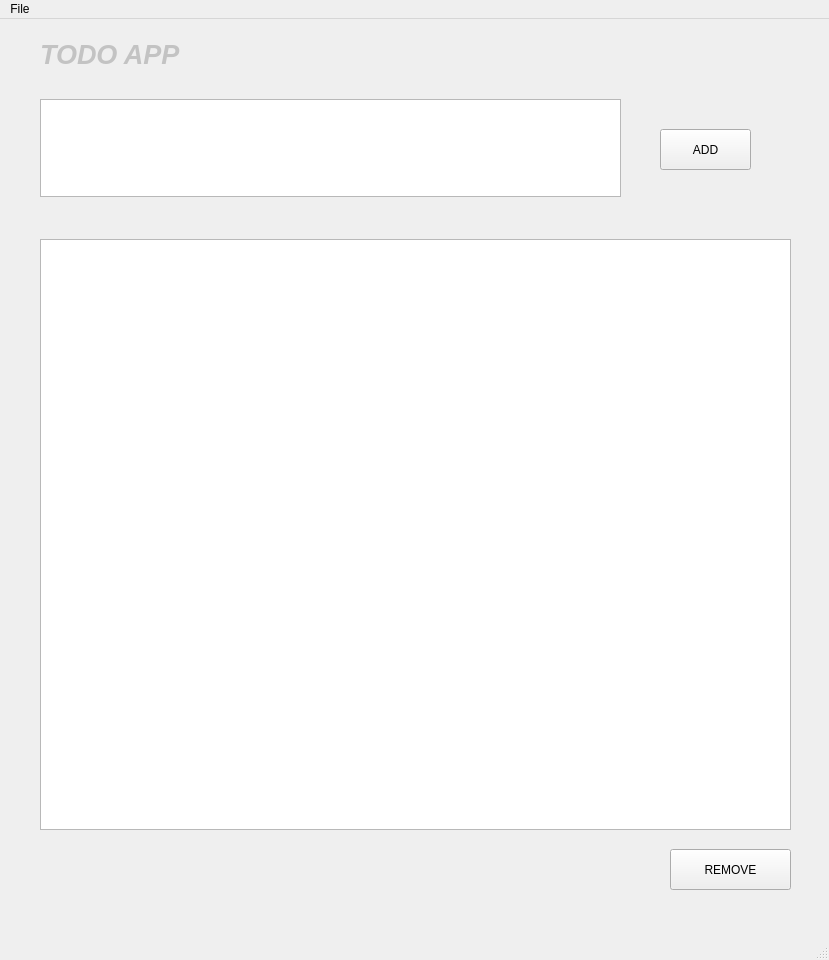
<?xml version="1.0" encoding="UTF-8"?>
<ui version="4.0">
 <class>MainWindow</class>
 <widget class="QMainWindow" name="MainWindow">
  <property name="geometry">
   <rect>
    <x>0</x>
    <y>0</y>
    <width>829</width>
    <height>960</height>
   </rect>
  </property>
  <property name="windowTitle">
   <string>MainWindow</string>
  </property>
  <widget class="QWidget" name="centralwidget">
   <widget class="QPushButton" name="add_btn">
    <property name="geometry">
     <rect>
      <x>660</x>
      <y>110</y>
      <width>91</width>
      <height>41</height>
     </rect>
    </property>
    <property name="sizePolicy">
     <sizepolicy hsizetype="Minimum" vsizetype="Fixed">
      <horstretch>1</horstretch>
      <verstretch>0</verstretch>
     </sizepolicy>
    </property>
    <property name="text">
     <string>ADD</string>
    </property>
   </widget>
   <widget class="QPushButton" name="remove_btn">
    <property name="geometry">
     <rect>
      <x>670</x>
      <y>830</y>
      <width>121</width>
      <height>41</height>
     </rect>
    </property>
    <property name="text">
     <string>REMOVE</string>
    </property>
   </widget>
   <widget class="QLabel" name="label">
    <property name="geometry">
     <rect>
      <x>40</x>
      <y>10</y>
      <width>211</width>
      <height>51</height>
     </rect>
    </property>
    <property name="text">
     <string>&lt;html&gt;&lt;head/&gt;&lt;body&gt;&lt;p&gt;&lt;span style=&quot; font-size:20pt; font-weight:600; font-style:italic; color:#c3c3c3;&quot;&gt;TODO APP&lt;/span&gt;&lt;/p&gt;&lt;/body&gt;&lt;/html&gt;</string>
    </property>
   </widget>
   <widget class="QWidget" name="gridLayoutWidget">
    <property name="geometry">
     <rect>
      <x>40</x>
      <y>220</y>
      <width>751</width>
      <height>591</height>
     </rect>
    </property>
    <layout class="QGridLayout" name="gridLayout">
     <item row="0" column="0" rowspan="2">
      <widget class="QListWidget" name="task_list">
       <property name="sizePolicy">
        <sizepolicy hsizetype="Expanding" vsizetype="Expanding">
         <horstretch>2</horstretch>
         <verstretch>1</verstretch>
        </sizepolicy>
       </property>
       <property name="sizeIncrement">
        <size>
         <width>1</width>
         <height>1</height>
        </size>
       </property>
       <property name="font">
        <font>
         <pointsize>18</pointsize>
        </font>
       </property>
       <property name="wordWrap">
        <bool>true</bool>
       </property>
      </widget>
     </item>
    </layout>
   </widget>
   <widget class="QWidget" name="horizontalLayoutWidget">
    <property name="geometry">
     <rect>
      <x>40</x>
      <y>80</y>
      <width>581</width>
      <height>98</height>
     </rect>
    </property>
    <layout class="QHBoxLayout" name="horizontalLayout">
     <item>
      <widget class="QTextEdit" name="task_input">
       <property name="sizePolicy">
        <sizepolicy hsizetype="Expanding" vsizetype="Expanding">
         <horstretch>1</horstretch>
         <verstretch>0</verstretch>
        </sizepolicy>
       </property>
      </widget>
     </item>
    </layout>
   </widget>
  </widget>
  <widget class="QMenuBar" name="menubar">
   <property name="geometry">
    <rect>
     <x>0</x>
     <y>0</y>
     <width>829</width>
     <height>36</height>
    </rect>
   </property>
   <widget class="QMenu" name="menuFile">
    <property name="title">
     <string>File</string>
    </property>
    <addaction name="actionNew"/>
    <addaction name="actionSave"/>
    <addaction name="actionExit"/>
   </widget>
   <addaction name="menuFile"/>
  </widget>
  <widget class="QStatusBar" name="statusbar"/>
  <action name="actionNew">
   <property name="text">
    <string>New</string>
   </property>
  </action>
  <action name="actionSave">
   <property name="text">
    <string>Save</string>
   </property>
  </action>
  <action name="actionExit">
   <property name="text">
    <string>Exit</string>
   </property>
  </action>
 </widget>
 <resources/>
 <connections/>
</ui>
